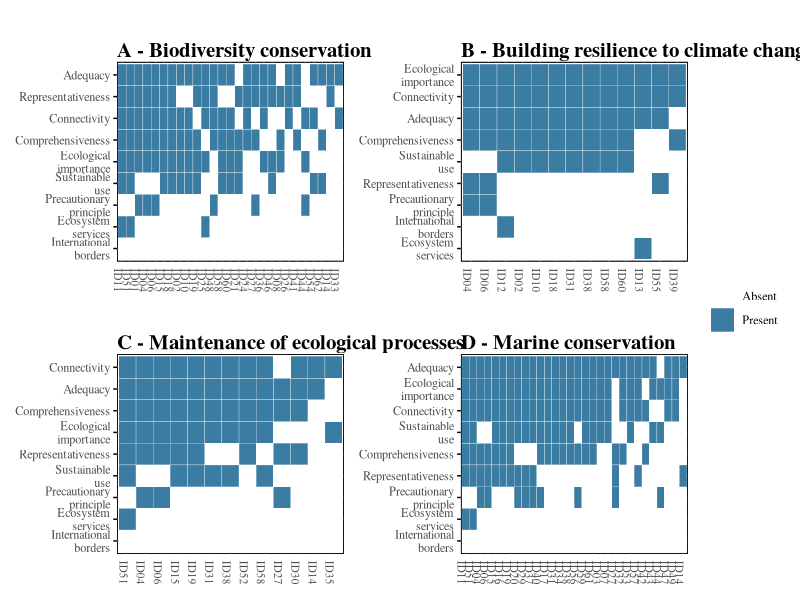
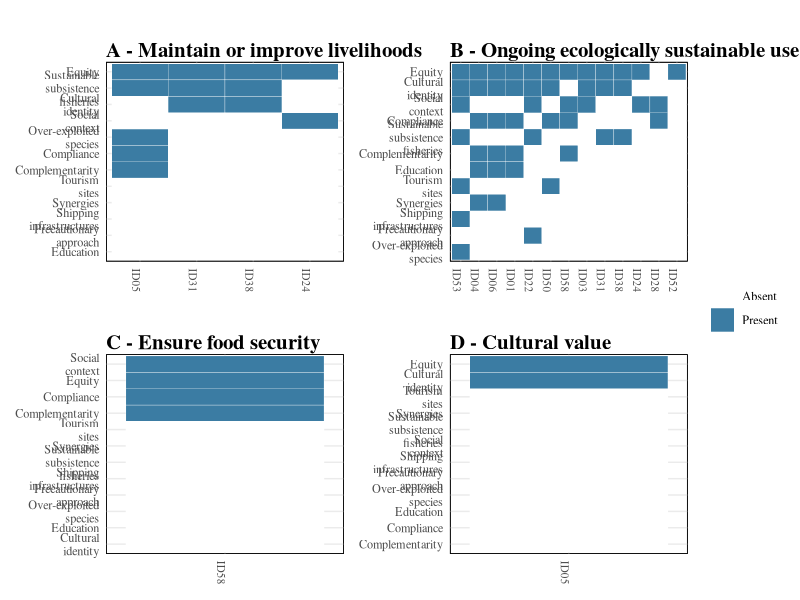

R code for these plots, in order:
## ---- chunk 1
library(readr)
library(ggplot2)
library(patchwork)
library(dplyr)
library(reshape2)
library(stringr)
## ---- chunk 2
# Ecological datasets 
bio_conserva <- read_csv("../Data/bio_conserva.csv") # Biodiversity conservation
marine_conservation <- read_csv("../Data/marine_conservation.csv") # Marine conservation
Ecological_processes <- read_csv("../Data/Ecological processes.csv") # Assist maintenance of ecological processes
Climate_change <- read_csv("../Data/Climate change.csv") # Build resilience to climate change

# Socioeconomic datasets
Livelihoods <- read_csv("../Data/Livelihoods.csv") # Maintain or improve livelihoods
sustainable_use <- read_csv("../Data/sustainable use.csv") # Ongoing ecologically sustainable use
cultural_value <- read_csv("../Data/cultural value.csv") # Cultural value
food_security <- read_csv("../Data/food security.csv") # Ensure food security

# Governance datsets
community_gov <- read_csv("../Data/community gov.csv") # Community-centered conservation governance
legal_structures <- read_csv("../Data/legal structures.csv") # Effective legal structures
## ---- chunk 3
# Function to create heatmap with a common legend
create_heatmap <- function(data, title, show_legend = FALSE) {   
  data_wide <- dcast(data, Citation ~ Guideline, value.var = "Presence")   
  data_melted <- melt(data_wide, id.vars = "Citation", variable.name = "Guideline", value.name = "Presence")  

  citation_presence <- data_melted |>    
    group_by(Citation) |>   
    summarise(total_presence = sum(Presence)) |>   
    arrange(desc(total_presence))   

  data_melted <- data_melted |>  
    mutate(Citation = factor(Citation, levels = citation_presence$Citation))   

  heatmap <- ggplot(data_melted, aes(x = Citation, y = reorder(Guideline, Presence), fill = factor(Presence))) +  # Swapped x and y
    geom_tile(color = "white") +   
    scale_fill_manual(     
      values = c("0" = "white", "1" = "#3B7CA3"),     
      labels = c("0" = "Absent", "1" = "Present"),     
      name = NULL,  # Remove legend title     
      guide = ifelse(show_legend, "legend", "none")   
    ) +  
    #scale_x_discrete(position="top") + # Move x-axis to the top
    theme_minimal() +   
    labs(title = title) +  # No axis titles
    theme(
      text= element_text(family = "serif"),  # Set font family for all text
      plot.title = element_text(face = "bold", family="serif", size = 15, margin = margin(t = 20)),
      axis.text.x = element_text(angle = -90, hjust = 1, size=8), # Element_blank() if want to hide text     
      axis.ticks.x = element_blank(), #element_line(color = "black", size = 0.5),
      axis.ticks.y = element_line(color='black', size=0.5),
      panel.border = element_rect(color = "black", fill = NA, size = 0.5),  # Thin border     
      panel.background = element_rect(fill = "white"),     
      axis.title.x = element_blank(),  # Remove x axis title
      axis.title.y = element_blank() # Remove y axis title
    ) +   
    
    scale_y_discrete(labels = function(x) gsub(" ", "\n", x)) #   this line makes the text wrapped if variable names are too long

  return(heatmap) 
}

# Create heatmaps for each dataset with their respective titles
heatmap1 <- create_heatmap(bio_conserva, "A - Biodiversity conservation", show_legend = FALSE)
heatmap2 <- create_heatmap(Climate_change, "B - Building resilience to climate change", show_legend = FALSE)
heatmap3 <- create_heatmap(Ecological_processes, "C - Maintenance of ecological processes", show_legend = FALSE)
heatmap4 <- create_heatmap(marine_conservation, "D - Marine conservation", show_legend = TRUE)  # Only the last one has the legend

# Combine the heatmaps into one figure
combined_plot <- (heatmap1 + heatmap2) / (heatmap3 + heatmap4) +   
  plot_layout(guides = 'collect') +  # Collects all legends into one   
  plot_annotation(     
    theme = theme(plot.title = element_text(face = "bold", family ="serif",  size = 15, margin = margin(b = 20)))  # Title of the combined plot
  )  

# Export the combined plot to a PNG file
png("../Results/Fig2.png", width = 3100, height = 2800, res = 300)
print(combined_plot)  # Print the combined plot to the PNG device
dev.off()  # Close the PNG device
## ---- chunk 4
# Function to create heatmap with a common legend
create_heatmap <- function(data, title, show_legend = FALSE) {
  data_wide <- dcast(data, Citation ~ Guideline, value.var = "Presence")
  data_melted <- melt(data_wide, id.vars = "Citation", variable.name = "Guideline", value.name = "Presence")

  citation_presence <- data_melted |> 
    group_by(Citation) |> 
    summarise(total_presence = sum(Presence)) |> 
    arrange(desc(total_presence))

  data_melted <- data_melted |> 
    mutate(Citation = factor(Citation, levels = citation_presence$Citation))

  heatmap <- ggplot(data_melted, aes(x = Citation, y = reorder(Guideline, Presence), fill = factor(Presence))) +
    geom_tile(color = "white") +
    scale_fill_manual(
      values = c("0" = "white", "1" = "#3B7CA3"),
      labels = c("0" = "Absent", "1" = "Present"),
      name = NULL,  # Remove legend title
      guide = ifelse(show_legend, "legend", "none")
    ) +
    theme_minimal() +
    labs(title = title) +
    theme(
      text = element_text(family = "serif"),  # Set font family for all text
      plot.title = element_text(face = "bold", size = 15, margin = margin(t = 20)),  # Move title down
      axis.text.x = element_text(angle = -90, hjust = 1, size=8),
      axis.ticks.x =  element_blank(), #element_line(color = "black", size = 0.5),
      panel.border = element_rect(color = "black", fill = NA, size = 0.5),  # Thin border
      panel.background = element_rect(fill = "white"),  # Optional: Set background color
      axis.title = element_blank()
    ) +
    scale_y_discrete(labels = function(x) gsub(" ", "\n", x))
    #scale_y_discrete(limits = rev(levels(data_melted$Citation)))  # Reverse y-axis to have highest presence at the top
  
  return(heatmap)
}

# Create heatmaps for each dataset
heatmap1 <- create_heatmap(Livelihoods, "A - Maintain or improve livelihoods", show_legend = FALSE)
heatmap2 <- create_heatmap(sustainable_use, "B - Ongoing ecologically sustainable use", show_legend = FALSE)
heatmap3 <- create_heatmap(food_security, "C - Ensure food security", show_legend = FALSE)
heatmap4 <- create_heatmap(cultural_value, "D - Cultural value", show_legend = TRUE)  # Only the last one has the legend

# Combine the heatmaps into one figure
combined_plot <- (heatmap1 + heatmap2)/(heatmap3 + heatmap4) +
  plot_layout(guides = 'collect') +  # Collects all legends into one
  plot_annotation(
    theme = theme(plot.title = element_text(face = "bold", size = 15, margin = margin(b = 20)))  # Title of the combined plot
  )

# Export the combined plot to a PNG file
png("../Results/Fig3.png", width = 3100, height = 2800, res = 300)
print(combined_plot)  # Print the combined plot to the PNG device
dev.off()  # Close the PNG device
